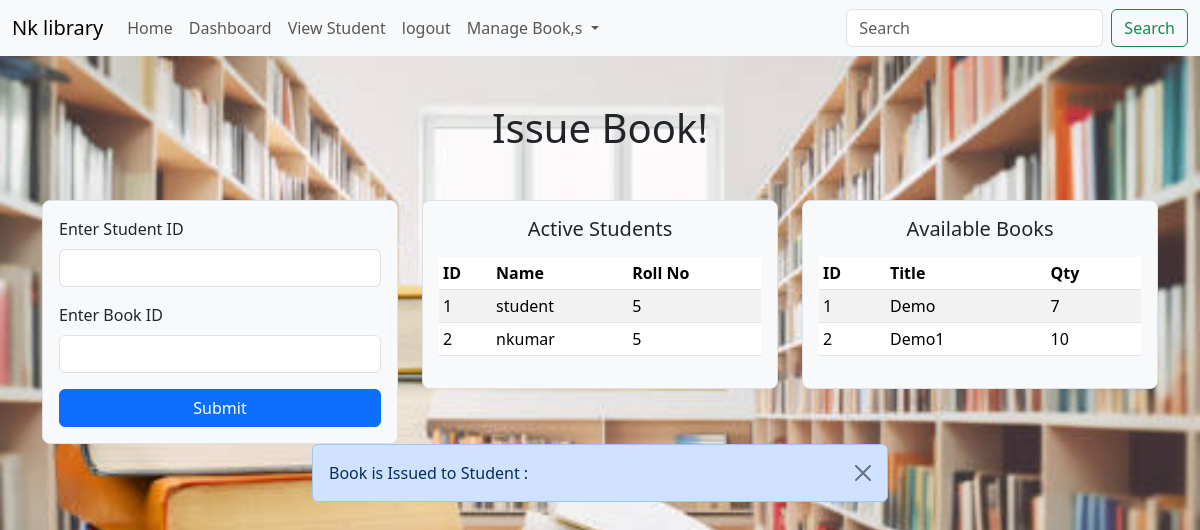
Page /Issue_book on the earlier database version.
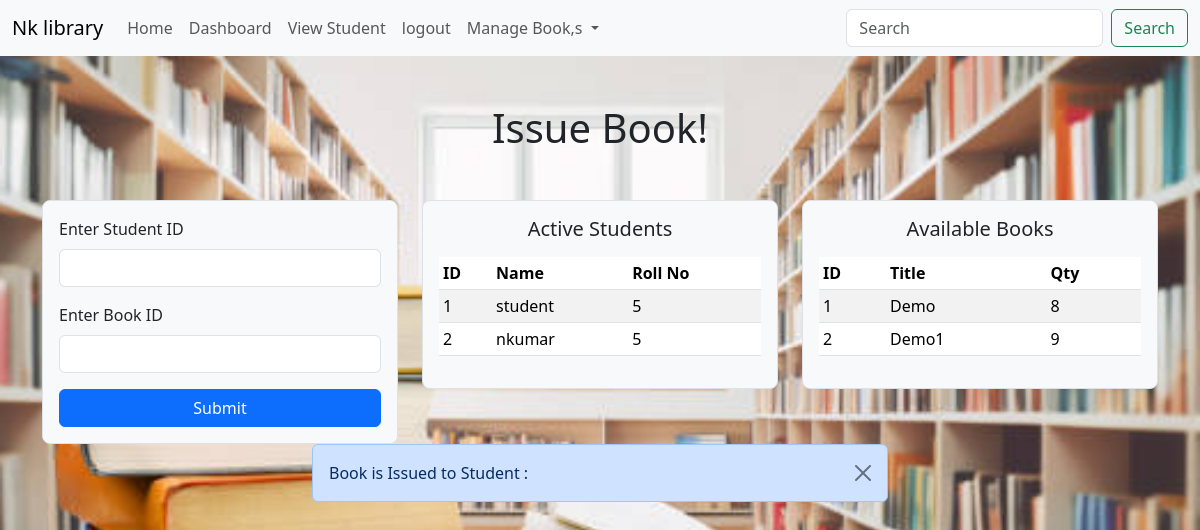
Same page on the later database version.
### library.py (models this page shows, shortened)
class Book(db.Model):
   __tablename__="book"
   id=db.Column(db.Integer, primary_key=True)
   Title=db.Column(db.String(50),nullable=False)
   Category=db.Column(db.String(50),nullable=False)
   Author=db.Column(db.String(50),nullable=False)
   Quantity=db.Column(db.Integer)
   issues= db.relationship('IssueBook', backref='book', lazy=True)

### library.py (the view, shortened to what this page needs)
@library.route("/Issue_book", methods=["GET","POST"])
def Issue_book():
   q = request.args.get("q", "").strip()
   if q:
      student_filter = or_(
         Student.name.ilike(f"%{q}%"),
         Student.email.ilike(f"%{q}%")
      )
      book_filter = or_(
         Book.Title.ilike(f"%{q}%"),
         Book.Category.ilike(f"%{q}%"),
         Book.Author.ilike(f"%{q}%")
      )
      if q.isdigit():
         val = int(q)
         student_filter = or_(student_filter, Student.id == val, Student.Roll_no == val)
         book_filter = or_(book_filter, Book.id == val)
      students = Student.query.filter(student_filter).all()
      books = Book.query.filter(Book.Quantity > 0, book_filter).all()
   else:
      flash('Book is Issued to Student :')
      students = Student.query.all()
      books = Book.query.filter(Book.Quantity > 0).all()
   return render_template("issue.html",students=students,books=books, q=q)

### library.py (called while the page is built)
@library.before_request
def handle_global_search():
   if request.method == "GET":
      q = request.args.get("q", "").strip()
      if q and request.endpoint not in ["view_book", "view_student", "issued", "Issue_book", "search", "static"]:
         return redirect(url_for("search", q=q))

### templates/issue.html
{% extends "base.html" %}
{% block content %}
<h1 class="text-center mt-5">Issue Book!</h1>
<div class="container mt-5">
  <div class="row">
    <div class="col-md-4">
      <div class="p-3 border bg-light rounded-3">
        <form method="POST" action="{{url_for('Issue_book')}}">
          <div class="mb-3">
            <label class="form-label">Enter Student ID</label>
            <input type="number" class="form-control" name="student_id" required>
          </div>
          <div class="mb-3">
            <label class="form-label">Enter Book ID</label>
            <input type="number" class="form-control" name="book_id" required>
          </div>
          <button type="submit" class="btn btn-primary w-100">Submit</button>
        </form>
      </div>
    </div>
    <div class="col-md-4">
      <div class="p-3 border bg-light rounded-3" style="max-height: 400px; overflow-y: auto;">
        <h5 class="text-center mb-3">Active Students</h5>
        <table class="table table-striped table-sm">
          <thead>
            <tr>
              <th>ID</th>
              <th>Name</th>
              <th>Roll No</th>
            </tr>
          </thead>
          <tbody>
            {% for student in students %}
            <tr>
              <td>{{ student.id }}</td>
              <td>{{ student.name }}</td>
              <td>{{ student.Roll_no }}</td>
            </tr>
            {% else %}
            <tr>
              <td colspan="3" class="text-center">No students found</td>
            </tr>
            {% endfor %}
          </tbody>
        </table>
      </div>
    </div>
    <div class="col-md-4">
      <div class="p-3 border bg-light rounded-3" style="max-height: 400px; overflow-y: auto;">
        <h5 class="text-center mb-3">Available Books</h5>
        <table class="table table-striped table-sm">
          <thead>
            <tr>
              <th>ID</th>
              <th>Title</th>
              <th>Qty</th>
            </tr>
          </thead>
          <tbody>
            {% for book in books %}
            <tr>
              <td>{{ book.id }}</td>
              <td>{{ book.Title }}</td>
              <td>{{ book.Quantity }}</td>
            </tr>
            {% else %}
            <tr>
              <td colspan="3" class="text-center">No books available</td>
            </tr>
            {% endfor %}
          </tbody>
        </table>
      </div>
    </div>
  </div>
</div>
{% with messages = get_flashed_messages() %}
  {% if messages %}
    {% for message in messages %}
    <div class="container w-50">
          <div class="alert alert-primary alert-dismissible fade show" role="alert">
        {{message}}
         <button type="button" class="btn-close" data-bs-dismiss="alert" aria-label="Close"></button>
        </div>
     </div>
    {% endfor %}
  {% endif %}
{% endwith %}
{% endblock %}

Differences in the rows shown:
changed Book "Demo": Quantity "7" → "8"
changed Book "Demo1": Quantity "10" → "9"
